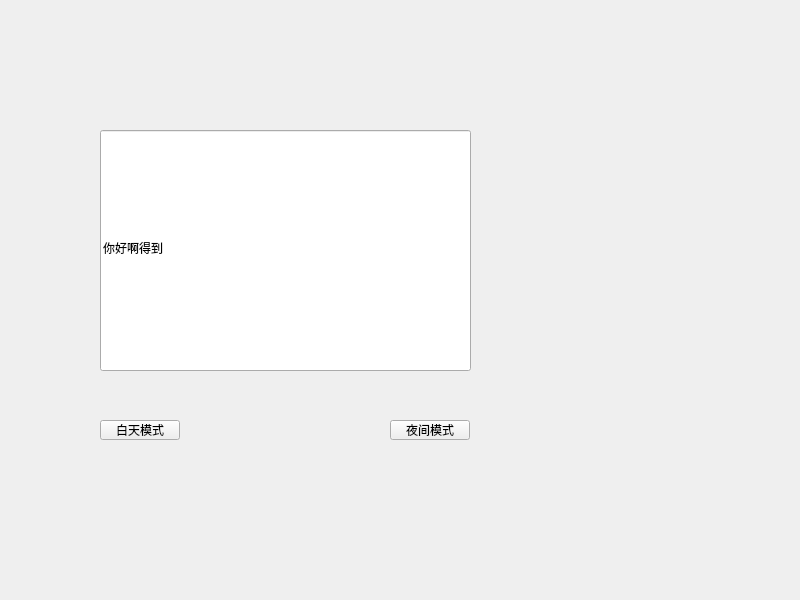
<?xml version="1.0" encoding="UTF-8"?>
<ui version="4.0">
 <class>Widget</class>
 <widget class="QWidget" name="Widget">
  <property name="geometry">
   <rect>
    <x>0</x>
    <y>0</y>
    <width>800</width>
    <height>600</height>
   </rect>
  </property>
  <property name="windowTitle">
   <string>Widget</string>
  </property>
  <widget class="QLineEdit" name="lineEdit">
   <property name="geometry">
    <rect>
     <x>100</x>
     <y>130</y>
     <width>371</width>
     <height>241</height>
    </rect>
   </property>
   <property name="text">
    <string>你好啊得到</string>
   </property>
  </widget>
  <widget class="QPushButton" name="pushButton">
   <property name="geometry">
    <rect>
     <x>100</x>
     <y>420</y>
     <width>80</width>
     <height>20</height>
    </rect>
   </property>
   <property name="text">
    <string>白天模式</string>
   </property>
  </widget>
  <widget class="QPushButton" name="pushButton_2">
   <property name="geometry">
    <rect>
     <x>390</x>
     <y>420</y>
     <width>80</width>
     <height>20</height>
    </rect>
   </property>
   <property name="text">
    <string>夜间模式</string>
   </property>
  </widget>
 </widget>
 <resources/>
 <connections/>
</ui>
